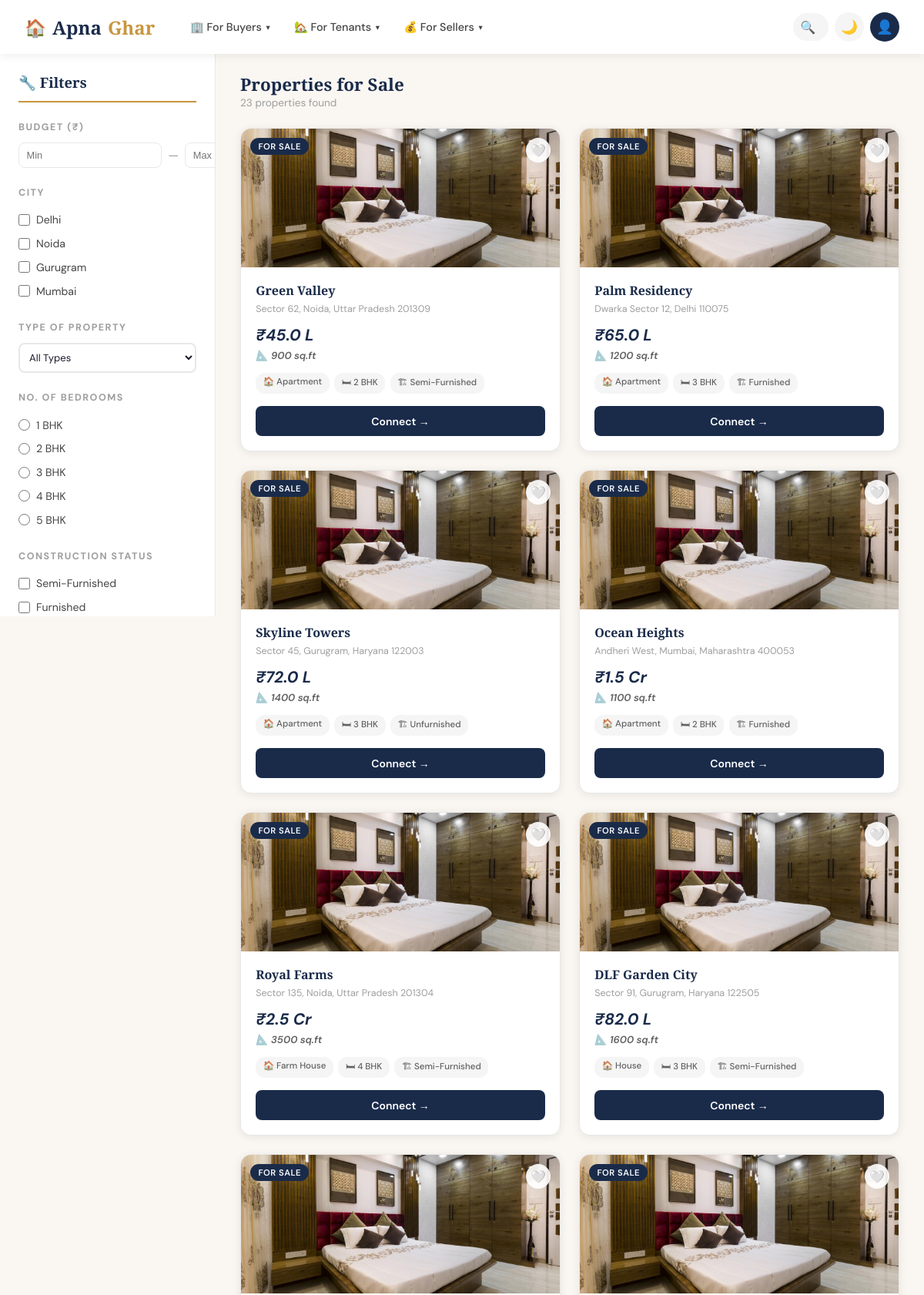
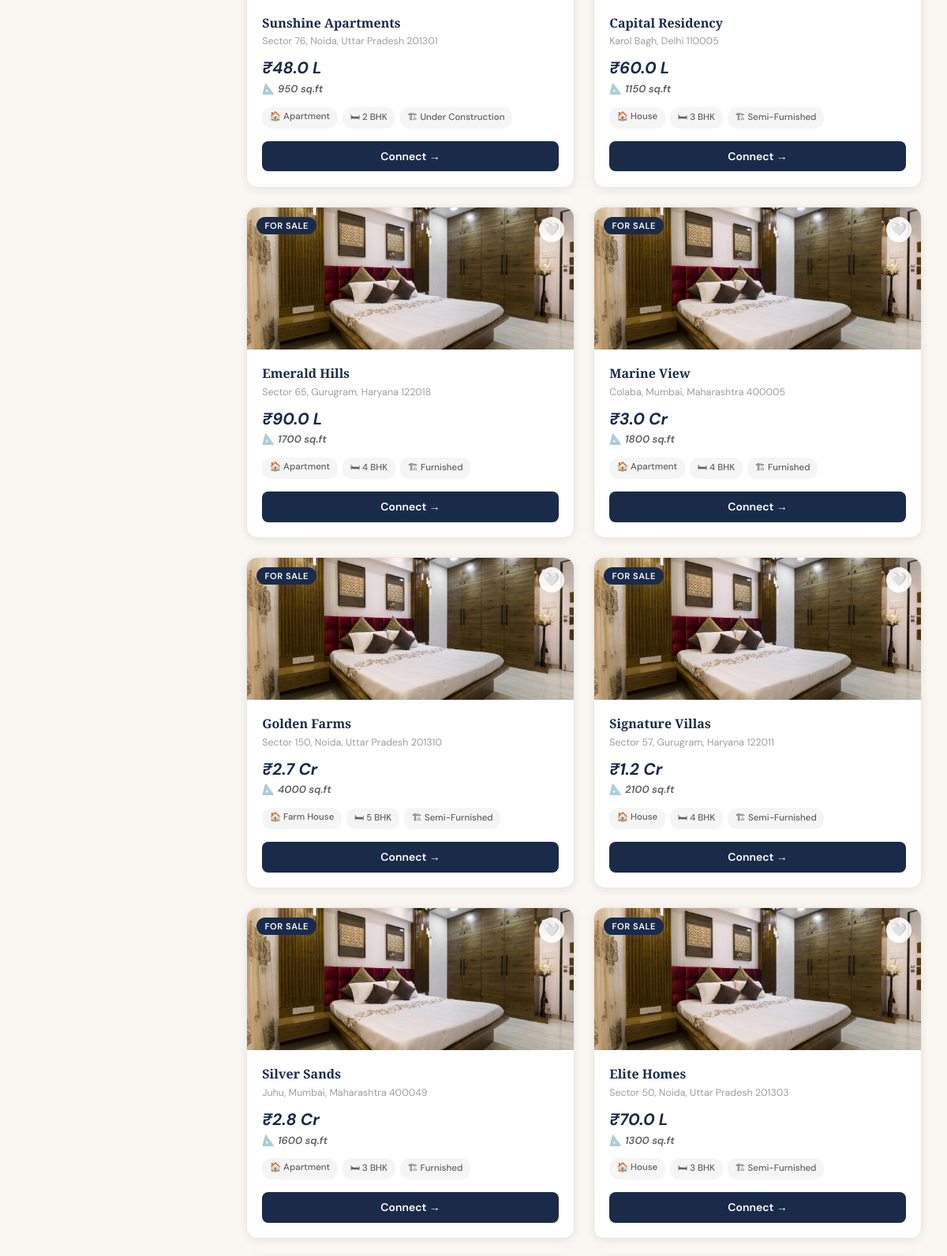
The page /bproperty (upper part) on the database its author committed (2 pictures, top to bottom).
### tables this page shows
CREATE TABLE propertyTable (
            propertyID   INTEGER PRIMARY KEY AUTOINCREMENT,
            Society      TEXT,
            Address      TEXT,
            City         TEXT,
            Price        INTEGER,
            Area         INTEGER,
            Type         TEXT,
            Bedrooms     INTEGER,
            Status       TEXT,
            Purpose      TEXT
        );

### app.py (the view)
@app.route('/bproperty')
def bproperty():
    conn = get_db()
    c = conn.cursor()
    city      = request.args.getlist('city')
    status    = request.args.getlist('status')
    prop_type = request.args.get('type', '')
    bedrooms  = request.args.get('bedrooms', '')
    min_price = request.args.get('min_price', 0, type=int)
    max_price = request.args.get('max_price', 999999999, type=int)
    query  = "SELECT * FROM propertyTable WHERE Purpose = 'Sell'"
    params = []
    if city:
        query += f" AND City IN ({','.join(['?']*len(city))})"
        params.extend(city)
    if prop_type:
        query += " AND Type = ?"
        params.append(prop_type)
    if bedrooms:
        query += " AND Bedrooms = ?"
        params.append(int(bedrooms))
    if status:
        query += f" AND Status IN ({','.join(['?']*len(status))})"
        params.extend(status)
    if min_price:
        query += " AND Price >= ?"
        params.append(min_price)
    if max_price < 999999999:
        query += " AND Price <= ?"
        params.append(max_price)
    c.execute(query, params)
    properties = c.fetchall()
    c.execute("SELECT DISTINCT Type FROM propertyTable")
    types = [r[0] for r in c.fetchall()]
    c.execute("SELECT DISTINCT Status FROM propertyTable")
    statuses = [r[0] for r in c.fetchall()]
    conn.close()
    props_list = []
    for p in properties:
        d = dict(p)
        d['formatted_price'] = format_price(d['Price'])
        props_list.append(d)
    return render_template('bproperty.html',
                           properties=props_list,
                           types=types,
                           statuses=statuses,
                           selected_cities=city,
                           selected_type=prop_type,
                           selected_bedrooms=bedrooms,
                           selected_statuses=status,
                           min_price=min_price,
                           max_price=max_price if max_price < 999999999 else 0,
                           user=session.get('user'))

### app.py (called while the page is built)
def get_db():
    conn = sqlite3.connect(DB_PATH)
    conn.row_factory = sqlite3.Row  # Returns rows as dictionaries
    return conn

def format_price(price):
    if price >= 10000000:
        return f"₹{price/10000000:.1f} Cr"
    elif price >= 100000:
        return f"₹{price/100000:.1f} L"
    return f"₹{price:,}"

### templates/bproperty.html (shortened to what this page needs)
{% extends "base.html" %}
{% block content %}
<div class="property-page page-enter">
  <aside class="filter-sidebar">
    <h2>🔧 Filters</h2>
    <form id="filterForm" method="GET" action="/bproperty">
      <div class="filter-section">
        <div class="filter-label">Budget (₹)</div>
        <div class="price-range">
          <input type="number" name="min_price" class="price-input"
                 placeholder="Min" value="{{ min_price if min_price else '' }}">
          <span style="color:var(--gray-400);">—</span>
          <input type="number" name="max_price" class="price-input"
                 placeholder="Max" value="{{ max_price if max_price else '' }}">
        </div>
      </div>
      <div class="filter-section">
        <div class="filter-label">City</div>
        {% for c in ['Delhi', 'Noida', 'Gurugram', 'Mumbai'] %}
        <label class="filter-option">
          <input type="checkbox" name="city" value="{{ c }}"
                 onchange="document.getElementById('filterForm').submit()">
          {{ c }}
        </label>
        {% endfor %}
      </div>
      <div class="filter-section">
        <div class="filter-label">Type of Property</div>
        <select name="type" class="form-select"
                style="font-size:0.82rem;padding:0.5rem;"
                onchange="document.getElementById('filterForm').submit()">
          <option value="">All Types</option>
        </select>
      </div>
      <div class="filter-section">
        <div class="filter-label">No. of Bedrooms</div>
        {% for b in [1, 2, 3, 4, 5] %}
        <label class="filter-option">
          <input type="radio" name="bedrooms" value="{{ b }}"
                 onchange="document.getElementById('filterForm').submit()">
          {{ b }} BHK
        </label>
        {% endfor %}
      </div>
      <div class="filter-section">
        <div class="filter-label">Construction Status</div>
        {% for s in statuses %}
        <label class="filter-option">
          <input type="checkbox" name="status" value="{{ s }}"
                 onchange="document.getElementById('filterForm').submit()">
          {{ s }}
        </label>
        {% endfor %}
      </div>
    </form>
  </aside>
  <main class="property-main">
    <div class="property-main-header">
      <div>
        <h1>Properties for Sale</h1>
        <p class="result-count">{{ properties|length }} properties found</p>
      </div>
    </div>
    {% if properties %}
    <div class="property-grid">
      {% for p in properties %}
      <div class="property-card" style="animation-delay: {{ loop.index0 * 0.08 }}s">
        <div class="property-card-img">
          <img src="{{ url_for('static', filename='images/house/pic1.jpg') }}"
               alt="{{ p.Society }}"
               onerror="this.src='https://images.unsplash.com/photo-1568605114967-8130f3a36994?w=400&h=200&fit=crop'">
          <span class="property-badge">For Sale</span>
          <button class="shortlist-btn" data-id="{{ p.propertyID }}" title="Shortlist">🤍</button>
        </div>
        <div class="property-card-body">
          <div class="property-society">{{ p.Society }}</div>
          <div class="property-address">{{ p.Address }}</div>
          <div class="property-price">{{ p.formatted_price }}</div>
          <div class="property-area">📐 {{ p.Area }} sq.ft</div>
          <div class="property-tags">
            <span class="property-tag">🏠 {{ p.Type }}</span>
            <span class="property-tag">🛏 {{ p.Bedrooms }} BHK</span>
            <span class="property-tag">🏗 {{ p.Status }}</span>
          </div>
          <button class="connect-btn" onclick="handleConnect('{{ p.Society }}')">Connect →</button>
        </div>
      </div>
      {% endfor %}
    </div>
    {% else %}
    <div class="no-results">
      <div class="icon">🏚️</div>
      <h3>No properties found</h3>
      <p>Try adjusting your filters to see more results</p>
    </div>
    {% endif %}
  </main>
</div>
{% endblock %}

### rows shown on the page
propertyTable: Society "Green Valley", Address "Sector 62, Noida, Uttar Pradesh 201309", formatted_price "₹45.0 L", Area "900", Type "Apartment", Bedrooms "2", Status "Semi-Furnished"
propertyTable: Society "Palm Residency", Address "Dwarka Sector 12, Delhi 110075", formatted_price "₹65.0 L", Area "1200", Type "Apartment", Bedrooms "3", Status "Furnished"
propertyTable: Society "Skyline Towers", Address "Sector 45, Gurugram, Haryana 122003", formatted_price "₹72.0 L", Area "1400", Type "Apartment", Bedrooms "3", Status "Unfurnished"
propertyTable: Society "Ocean Heights", Address "Andheri West, Mumbai, Maharashtra 400053", formatted_price "₹1.5 Cr", Area "1100", Type "Apartment", Bedrooms "2", Status "Furnished"
propertyTable: Society "Royal Farms", Address "Sector 135, Noida, Uttar Pradesh 201304", formatted_price "₹2.5 Cr", Area "3500", Type "Farm House", Bedrooms "4", Status "Semi-Furnished"
propertyTable: Society "DLF Garden City", Address "Sector 91, Gurugram, Haryana 122505", formatted_price "₹82.0 L", Area "1600", Type "House", Bedrooms "3", Status "Semi-Furnished"
propertyTable: Society "Sunshine Apartments", Address "Sector 76, Noida, Uttar Pradesh 201301", formatted_price "₹48.0 L", Area "950", Type "Apartment", Bedrooms "2", Status "Under Construction"
propertyTable: Society "Capital Residency", Address "Karol Bagh, Delhi 110005", formatted_price "₹60.0 L", Area "1150", Type "House", Bedrooms "3", Status "Semi-Furnished"
propertyTable: Society "Emerald Hills", Address "Sector 65, Gurugram, Haryana 122018", formatted_price "₹90.0 L", Area "1700", Type "Apartment", Bedrooms "4", Status "Furnished"
propertyTable: Society "Marine View", Address "Colaba, Mumbai, Maharashtra 400005", formatted_price "₹3.0 Cr", Area "1800", Type "Apartment", Bedrooms "4", Status "Furnished"
propertyTable: Society "Golden Farms", Address "Sector 150, Noida, Uttar Pradesh 201310", formatted_price "₹2.7 Cr", Area "4000", Type "Farm House", Bedrooms "5", Status "Semi-Furnished"
propertyTable: Society "Signature Villas", Address "Sector 57, Gurugram, Haryana 122011", formatted_price "₹1.2 Cr", Area "2100", Type "House", Bedrooms "4", Status "Semi-Furnished"
propertyTable: Society "Silver Sands", Address "Juhu, Mumbai, Maharashtra 400049", formatted_price "₹2.8 Cr", Area "1600", Type "Apartment", Bedrooms "3", Status "Furnished"
propertyTable: Society "Elite Homes", Address "Sector 50, Noida, Uttar Pradesh 201303", formatted_price "₹70.0 L", Area "1300", Type "House", Bedrooms "3", Status "Semi-Furnished"

### other values the page prints
{{ c }} "Delhi" "Noida" "Gurugram" "Mumbai"
{{ b }} "1" "2" "3" "4" "5"
{{ s }} "Semi-Furnished" "Furnished"
{{ properties|length }} "23"
